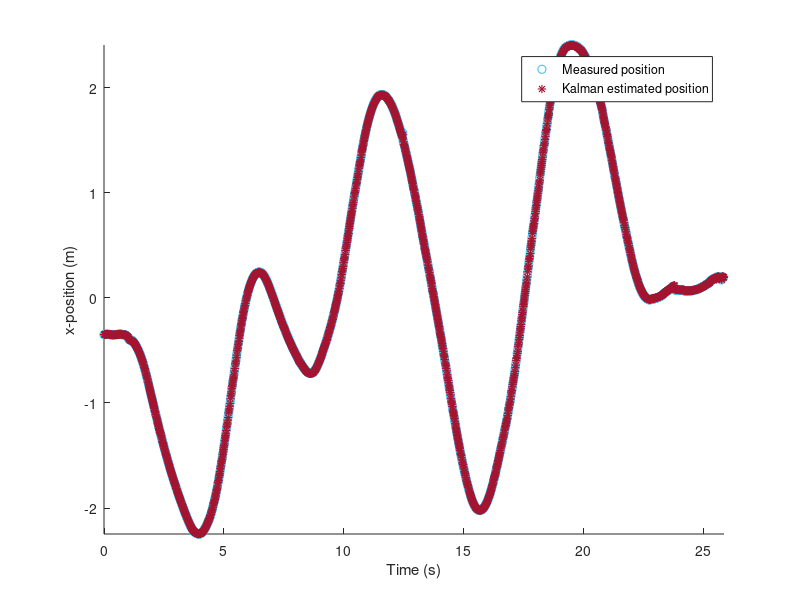
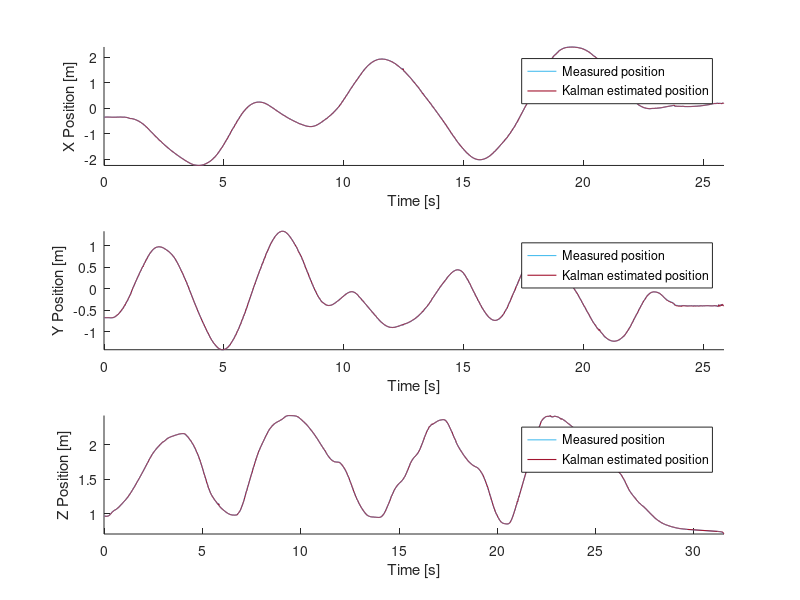
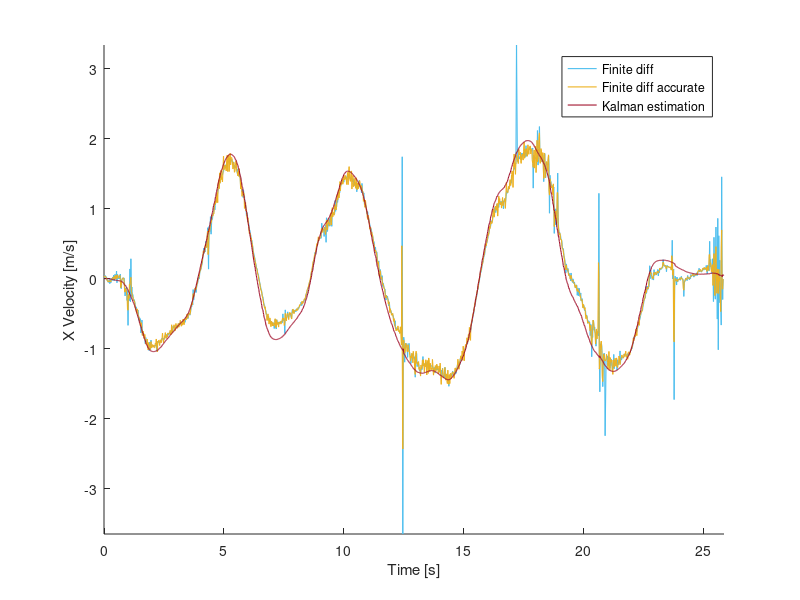
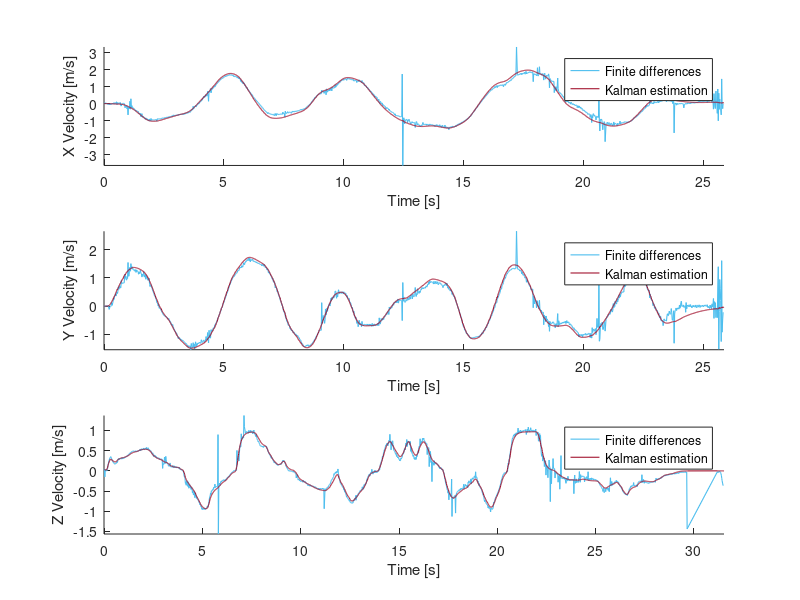

The MATLAB script that drew these images, in order:
% Asynchronous Kalman performance check.
clear variables
close all
clc
set(0, 'DefaultLineLineWidth', 0.8);

% Colors
blue = [0.3010, 0.7450, 0.9330];
red = [0.6350, 0.0780, 0.1840];
yellow = [0.9290, 0.6940, 0.1250];
black = [0, 0, 0];

% Settings
figures = true;

%% Load data
data = load("data/vhat_data_check_xy");
dataz  = load("data/vhat_data_check_z");

% preprocessing
data.meas_time = data.meas_time(2:end);
data.meas_pos_x = data.meas_pos_x(2:end);
data.meas_pos_y = data.meas_pos_y(2:end);
data.meas_pos_z = data.meas_pos_z(2:end);

dataz.meas_time = dataz.meas_time(2:end);
dataz.meas_pos_x = dataz.meas_pos_x(2:end);
dataz.meas_pos_y = dataz.meas_pos_y(2:end);
dataz.meas_pos_z = dataz.meas_pos_z(2:end);



%% Numerically differentiate position to get velocity estimation
vel_FD_x = (data.meas_pos_x(2:end) - data.meas_pos_x(1:end - 1))*50;
vel_FD_y = (data.meas_pos_y(2:end) - data.meas_pos_y(1:end - 1))*50;
vel_FD_z = (dataz.meas_pos_z(2:end) - dataz.meas_pos_z(1:end - 1))*50;

vel_FD_x_accurate = gradient(data.meas_pos_x)./gradient(data.meas_time); 
vel_FD_x_accurate = vel_FD_x_accurate(2:end);

data.est_vel_x = data.est_vel_x(1:end - 1);
data.est_vel_y = data.est_vel_y(1:end - 1);
dataz.est_vel_z = dataz.est_vel_z(1:end - 1);

% Ts = 0.02;
% N_meas = length(data.meas_time);
% t_meas = (0:N_meas-1)'*Ts;
% Ts = 0.01;
% N_est = length(data.est_time);
% t_est = (0:N_est-1)'*Ts;

t_meas = data.meas_time - data.est_time(1);
t_est  = data.est_time - data.est_time(1) + 0.01;

t_measz = dataz.meas_time - dataz.est_time(1);
t_estz  = dataz.est_time - dataz.est_time(1) + 0.01;

%% Plots to compare the velocity estimation of the kalman to the numerically differentiated velocity

% ========
% Position
% ========
% - only x
if figures
    figure('Name','x AKF')
    hold on
    plot(t_meas, data.meas_pos_x, 'o', 'Color', blue)
    plot(t_est, data.est_pos_x, '*', 'Color', red)
    legend('Measured position', 'Kalman estimated position')
    xlabel('Time (s)')
    axis tight
    ylabel('x-position (m)')

    % - all directions
    figure('Name','Comparison measured pos with kalman est pos')

    subplot(311)
    hold on
    plot(t_meas, data.meas_pos_x, 'Color', blue)
    plot(t_est, data.est_pos_x, 'Color', red)
    legend('Measured position', 'Kalman estimated position')
    xlabel('Time [s]')
    axis tight
    ylabel('X Position [m]')

    subplot(312)
    hold on
    plot(t_meas, data.meas_pos_y, 'Color', blue)
    plot(t_est, data.est_pos_y, 'Color', red)
    legend('Measured position', 'Kalman estimated position')
    xlabel('Time [s]')
    axis tight
    ylabel('Y Position [m]')

    subplot(313)
    hold on
    plot(t_measz, dataz.meas_pos_z, 'Color', blue)
    plot(t_estz, dataz.est_pos_z, 'Color', red)
    legend('Measured position', 'Kalman estimated position')
    xlabel('Time [s]')
    axis tight
    ylabel('Z Position [m]')
end

% ==========
% Velocities
% ==========
if figures
    % only x
    figure('Name','Comparison estimated vel with num diff vel')
    hold on
    plot(t_meas(1:end-1), vel_FD_x, 'Color', blue)
    plot(t_meas(1:end-1), vel_FD_x_accurate, 'Color', yellow)
    plot(t_est(1:end-1), data.est_vel_x, 'Color', red)
    legend('Finite diff', 'Finite diff accurate', 'Kalman estimation')
    xlabel('Time [s]')
    axis tight
    ylabel('X Velocity [m/s]')
    
    
    % all directions
    figure('Name','Comparison estimated vel with num diff vel')

    subplot(311)
    hold on
    plot(t_meas(1:end-1), vel_FD_x, 'Color', blue)
    plot(t_est(1:end-1), data.est_vel_x, 'Color', red)
    legend('Finite differences', 'Kalman estimation')
    xlabel('Time [s]')
    axis tight
    ylabel('X Velocity [m/s]')

    subplot(312)
    hold on
    plot(t_meas(1:end-1), vel_FD_y, 'Color', blue)
    plot(t_est(1:end-1), data.est_vel_y, 'Color', red)
    legend('Finite differences', 'Kalman estimation')
    xlabel('Time [s]')
    axis tight
    ylabel('Y Velocity [m/s]')

    subplot(313)
    hold on
    plot(t_measz(1:end-1), vel_FD_z, 'Color', blue)
    plot(t_estz(1:end-1), dataz.est_vel_z, 'Color', red)
    legend('Finite differences', 'Kalman estimation')
    xlabel('Time [s]')
    axis tight
    ylabel('Z Velocity [m/s]')
end

%% Compare ZOH using only measurements VS AKF predictions

reference = interp1(t_meas,data.meas_pos_x,t_est);
zoh = interp1(t_meas,data.meas_pos_x,t_est,'previous');

figure
hold on
plot(t_meas, data.meas_pos_x,'o','Color',blue)
plot(t_est,reference,'--','Color',black)
plot(t_est,zoh,'-x','Color',yellow)
plot(t_est, data.est_pos_x, '-x', 'Color',red)
legend('measurements','reference','zoh','AKF')
